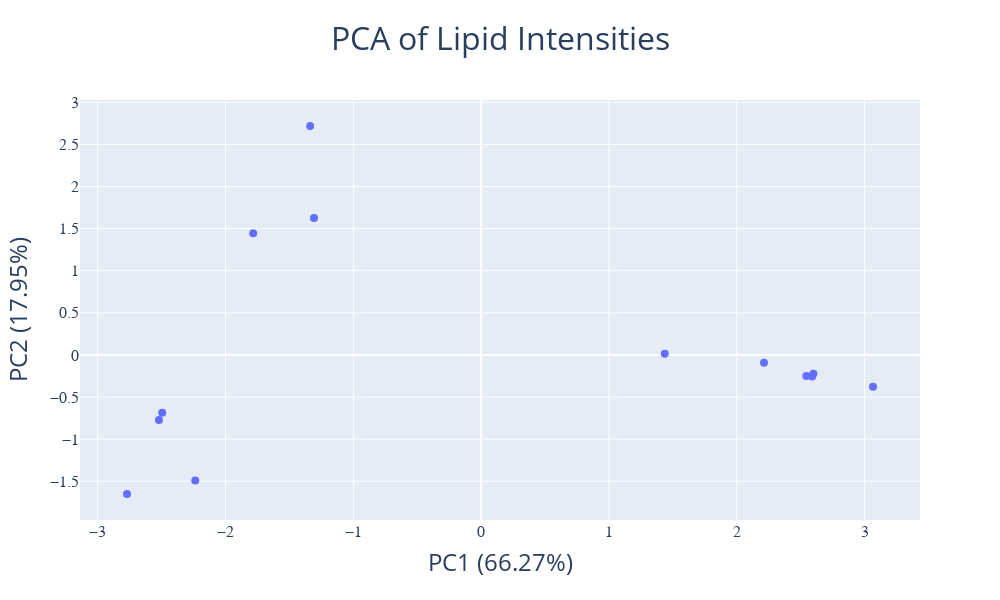

The code cell stored with this chart in its notebook:
### Code cell
import pandas as pd
from sklearn.decomposition import PCA
from sklearn.preprocessing import StandardScaler
from sklearn.impute import SimpleImputer
import plotly.express as px

# Assuming df2 is your data
# Drop non-numeric columns to isolate the data matrix
X = df2.drop(['Lipid', 'Brain Region'], axis=1)

# Standardize the data (important for PCA)
scaler = StandardScaler()
X_scaled = scaler.fit_transform(X)

# Impute NaN values
imputer = SimpleImputer(strategy="mean")
X_imputed = imputer.fit_transform(X_scaled)

# Perform PCA
pca = PCA(n_components=2)
principalComponents = pca.fit_transform(X_imputed)

# Convert the principal components to a dataframe
principalDf = pd.DataFrame(data=principalComponents, columns=['PC1', 'PC2'])

# Combine with the lipid and brain region for plotting
finalDf = pd.concat([principalDf, df2[['Lipid', 'Brain Region']]], axis=1)
explained_var = pca.explained_variance_ratio_

fig = px.scatter(finalDf, 
                 x='PC1', 
                 y='PC2', 
                 hover_name=finalDf['Lipid'] + " " + finalDf['Brain Region'],
                 title='PCA of Lipid Intensities',
                 labels={
                     "PC1": f"PC1 ({explained_var[0]*100:.2f}%)",
                     "PC2": f"PC2 ({explained_var[1]*100:.2f}%)"
                 },
                 )  # ensure the size reflects the value you set)



print(explained_var)
# Annotations for x and y axes
annotations = [
    dict(xref='paper', yref='paper', x=0.0, y=-0.2,
         xanchor='left', yanchor='top',
         text=f"PC1{explained_var[0]*100:.2f}%",
         font=dict(size=15),
         showarrow=False),
    
    dict(xref='paper', yref='paper', x=-0.15, y=1.02,
         xanchor='right', yanchor='bottom',
         text=f"PC2{explained_var[1]*100:.2f}%",
         font=dict(size=15),
         showarrow=False)
]
fig.update_traces(marker={'size': 8})
fig.update_layout(annotations=annotations, hovermode="closest",
                title_font_size=32,  # Increase the main title font size
                  yaxis_title_font=dict(size=24),  # Increase y-axis title font size
                  xaxis_title_font=dict(size=24),   # Increase x-axis title font size
                  width=1000,
                  height=600,
                  legend_title_font=dict(size=24),
                  legend_font=dict(size=20),
                  title_x = 0.5,  # Center the main title
                 
)
fig.update_yaxes(tickfont=dict(family="Arial Black", size=16))  
fig.update_xaxes(tickfont=dict(family="Arial Black", size=16))  
fig.show()

### Figure 1 — Plotly figure (JSON) as saved in the notebook; plotly's stock layout.template omitted (floating-point values rounded to 4 significant figures)
{"data": [{"hovertemplate": "<b>%{hovertext}</b><br><br>PC1 (66.27%)=%{x}<br>PC2 (17.95%)=%{y}<extra></extra>", "hovertext": ["22:0 Cholesteryl ester, 20:0 Sitosteryl ester diencephalon", "22:1 Cholesteryl ester, 20:0 Stigmasteryl ester, 20:1 Sitosteryl ester diencephalon", "22:2 Campesteryl ester diencephalon", "22:3 Campesteryl ester diencephalon", "C24:6 cerebellum", "C24:6 cortex", "C24:6 diencephalon", "C24:6 hippo", "Cholesteryl 11-hydroperoxy-eicosatetraenoate, 22:2 Cholesteryl ester, 20:1 Stigmasteryl ester, 20:2 Sitosteryl ester diencephalon", "PG (32:5) hippo", "PS (32:5) diencephalon", "PS (32:5) hippo", "ecdysone palmitate, 22:3 Cholesteryl ester, 20:2 Stigmasteryl ester, 20:3 Sitosteryl ester diencephalon"], "legendgroup": "", "marker": {"color": "#636efa", "size": 8, "symbol": "circle"}, "mode": "markers", "name": "", "orientation": "v", "showlegend": false, "type": "scatter", "x": [2.545, 2.6, 1.437, 2.214, -2.521, -2.237, -2.771, -2.495, 2.59, -1.338, -1.308, -1.783, 3.066], "xaxis": "x", "y": [-0.2518, -0.2248, 0.01531, -0.09384, -0.7738, -1.491, -1.652, -0.6875, -0.2556, 2.719, 1.627, 1.446, -0.3782], "yaxis": "y"}], "layout": {"annotations": [{"font": {"size": 15}, "showarrow": false, "text": "PC166.27%", "x": 0, "xanchor": "left", "xref": "paper", "y": -0.2, "yanchor": "top", "yref": "paper"}, {"font": {"size": 15}, "showarrow": false, "text": "PC217.95%", "x": -0.15, "xanchor": "right", "xref": "paper", "y": 1.02, "yanchor": "bottom", "yref": "paper"}], "height": 600, "hovermode": "closest", "legend": {"font": {"size": 20}, "title": {"font": {"size": 24}}, "tracegroupgap": 0}, "title": {"font": {"size": 32}, "text": "PCA of Lipid Intensities", "x": 0.5}, "width": 1000, "xaxis": {"anchor": "y", "domain": [0, 1], "tickfont": {"family": "Arial Black", "size": 16}, "title": {"font": {"size": 24}, "text": "PC1 (66.27%)"}}, "yaxis": {"anchor": "x", "domain": [0, 1], "tickfont": {"family": "Arial Black", "size": 16}, "title": {"font": {"size": 24}, "text": "PC2 (17.95%)"}}}}
